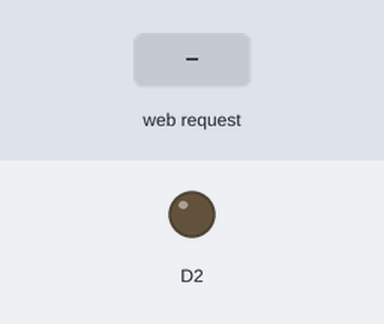
Recording of a sketch running on a simulated ESP8266 (NodeMCU). On the bench: output pins drawn as LEDs (lit = HIGH). Inputs (shaded band) come from the test bench. WiFi joins after 1.5 s; servers stay silent unless stated; network time is answered at once with the bench clock; the local clock reads 2024-03-15 10:24:30 at power-on unless the sketch sets it; what the sketch prints to the serial monitor is not drawn.

Above: at 2.7 s.
2.8 s: HTTP request GET /on received
At 4.7 s:
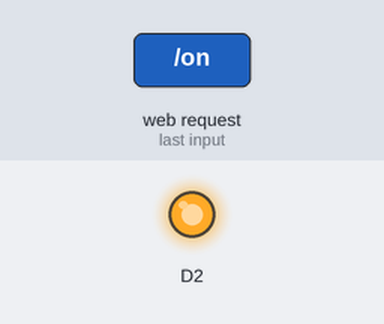
6.8 s: HTTP request GET /off received
Timing chart, 0 to 9.8 s (numbered marks = the images above; inputs shaded):
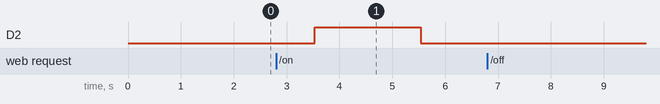

Measured:
- after the input at 2.8 s, D2: LOW → HIGH after 0.73 s, → LOW 2.0 s later
- after the input at 6.8 s, every drawn part: stays the same

The sketch:

WifiClockWater.ino
```cpp
#include <ESP8266WiFi.h>
#include <WiFiClient.h>
#include <ESP8266WebServer.h>
#include <ESP8266mDNS.h>
#include <NTPClient.h>
#include <WiFiUdp.h>
#include <SimpleTimer.h>

#include "secrets.h"//自訂頁面(用""，不能用<>)


//網路時鐘
String formattedTime, TimeStamp;
int splitT, y_dt, m_dt, d_dt, h_tm, m_tm, s_tm, DoW ;
WiFiUDP ntpUDP;
NTPClient timeClient(ntpUDP, "asia.pool.ntp.org", 28800, 60000);

//手動按下開始澆水鈕、停止澆水鈕
SimpleTimer timer;
int CountDownToStopTimeId;//關水的time id
int CountDownSecs = 0;//關水倒數秒數
bool isBootCountDown = false;//啟用or停用 開始倒數關水

//設定某個時間澆花(例如設定每天06:00澆花)
String setH, setM, setS;

//建WiFi Server
ESP8266WebServer server(80);

void setup() {
  //繼電器
  pinMode(D2, OUTPUT);

  Serial.begin(115200);

  //啟用WiFi
  WiFi.mode(WIFI_STA);
  WiFi.begin(WIFI_SSID, WIFI_PWD);
  WiFi.config(STATIC_IP, GATEWAY, SUBNET);
  while ( WiFi.status() != WL_CONNECTED ) {
    delay ( 500 );
    Serial.print ( "." );
  }
  Serial.println(WiFi.localIP());


  server.on("/", handleRoot);
  server.onNotFound(handleNotFound);

  server.on("/on", turnOn);
  server.on("/off", turnOff);
  server.on("/timing", timing);
  server.on("/settime", settime);

  server.begin();
  Serial.println("Server開啟");

  //啟用網路時鐘
  timeClient.begin();


}//end of setup

void loop() {
  //WiFi
  server.handleClient();
  MDNS.update();

  //網路時鐘
  networkClock();

  //幾秒後關水
  timer.run();//初始timer
  countDownToStop();

  //定時澆花
  if (timeClient.getFormattedTime() == setH + ":" + setM + ":" + setS)
  {
    digitalWrite(D2, HIGH);
    delay(3000);
    digitalWrite(D2, LOW);
    delay(1000);
  }
}//loop

void handleNotFound() {
    String message = "找不到網頁\n\n";
    message += "URI: ";
    message += server.uri();
    message += "\nMethod: ";
    message += (server.method() == HTTP_GET) ? "GET" : "POST";
    message += "\nArguments: ";
    message += server.args();
    message += "\n";
    for (uint8_t i = 0; i < server.args(); i++) {
      message += " " + server.argName(i) + ": " + server.arg(i) + "\n";
    }
    server.send(404, "text/plain", message);
}

void handleRoot() {
  server.send(200, "text/html", "home");
//  server.send(200, "text/html", INDEX_PAGE);//INDEX_PAGE是index.h的String變數
}

void turnOn() {
  //int s = 0;
  if (server.args() > 0) {
    CountDownSecs = server.arg(0).toInt();
  } else {
    //CountDownSecs = 5;//沒設秒數30秒後自動關閉
  }
  isBootCountDown = true;

  server.sendHeader("Access-Control-Allow-Origin", "*");//★要放在send之前
  server.send(200, "text/plain",  "開始澆水 "+ String(CountDownSecs)+"秒");
  digitalWrite(D2, HIGH);

}


void turnOff() {
  server.sendHeader("Access-Control-Allow-Origin", "*");
  server.send(200, "text/plain", "Turn Off 水");
  Serial.println("強制關水");
  digitalWrite(D2, LOW);
}

void countDownToStop() {
  if (isBootCountDown) {
    Serial.println(String(CountDownSecs) + "秒後關水");
    CountDownToStopTimeId = timer.setTimeout(CountDownSecs * 1000, stopWater); //n秒後關水
    timer.enable(CountDownToStopTimeId);

    isBootCountDown = false;
  }
}

void stopWater() {
  Serial.println("==========stopWater=== once");
  digitalWrite(D2, LOW);

  CountDownSecs = 0;
}


void timing() {
  String msg = "<h1 style='color:red;'>設定澆花時間</h1>";
  msg += "<a href='/settime?h=22&m=13&s=00'  >開始設定</a>";
  server.send(200, "text/html", msg);
}

void settime() {
  String t[] = {"00", "00", "00"};
  for (uint8_t i = 0; i < server.args(); i++) {
    t[i] = server.arg(i);
  }
  setH = t[0];
  setM = t[1];
  setS = t[2];
  server.send(200, "text/plain", "將於 " + setH + ":" + setM + ":" + setS + " 開始澆花");
}

void networkClock() {
  timeClient.update();
  //Serial.println(timeClient.getFormattedTime());

  formattedTime = timeClient.getFormattedTime();
  splitT = formattedTime.indexOf(":");
  TimeStamp = formattedTime.substring(0, splitT);
  h_tm = TimeStamp.toInt();
  splitT = splitT + 1;
  formattedTime.remove(0, splitT);
  splitT = formattedTime.indexOf(":");
  TimeStamp = formattedTime.substring(0, splitT);
  m_tm = TimeStamp.toInt();
  splitT = splitT + 1;
  formattedTime.remove(0, splitT);
  splitT = formattedTime.indexOf(":");
  TimeStamp = formattedTime.substring(0, splitT);
  s_tm = TimeStamp.toInt();
  /*
    Serial.println(h_tm);
    Serial.println(m_tm);
    Serial.println(s_tm);
    Serial.println("----");
  */
  delay(1000);
}

void DigitalClockDisplay() {
  int h, m, s;
  s = millis() / 1000;
  m = s / 60;
  h = s / 3600;
  s = s - m * 60;
  m = m - h * 60;
  /*
    Serial.print(h);
    printDigits(m);
    printDigits(s);
    Serial.println();
  */
}
void printDigits(int digits) {
  Serial.print(":");
  if (digits < 10)
    Serial.print('0');
  Serial.print(digits);
}
```

secrets.h
```cpp
#define WIFI_SSID "AMANI-4G-Home"
#define WIFI_PWD "xxxxxxxxxxx"

//#define WIFI_SSID "HTCAMANI"
//#define WIFI_PWD "12345678"

//自訂IP
#define STATIC_IP IPAddress(192, 168, 8, 250)
#define GATEWAY IPAddress(192, 168, 8, 1)
#define SUBNET IPAddress(255, 255, 255, 0)
```
